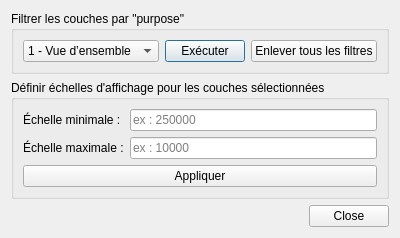
<?xml version="1.0" encoding="UTF-8"?>
<ui version="4.0">
 <class>Ui_OutilsDialog</class>
 <widget class="QDialog" name="OutilsDialog">
  <property name="windowTitle">
   <string>Outils ENC</string>
  </property>
  <layout class="QVBoxLayout">

   <!-- SECTION : Filtrer par purpose -->
   <item>
    <widget class="QGroupBox" name="groupPurpose">
     <property name="title">
      <string>Filtrer les couches par "purpose"</string>
     </property>
     <layout class="QHBoxLayout">
      <item>
       <widget class="QComboBox" name="comboPurpose">
        <item><property name="text"><string>1 - Vue d’ensemble</string></property></item>
        <item><property name="text"><string>2 - Généralités</string></property></item>
        <item><property name="text"><string>3 - Côtière</string></property></item>
        <item><property name="text"><string>4 - Approche</string></property></item>
        <item><property name="text"><string>5 - Port</string></property></item>
        <item><property name="text"><string>6 - Accostage</string></property></item>
       </widget>
      </item>
      <item>
       <widget class="QPushButton" name="btnFilterPurpose">
        <property name="text">
         <string>Exécuter</string>
        </property>
       </widget>
      </item>
      <item>
       <widget class="QPushButton" name="btnClearFilters">
        <property name="text">
         <string>Enlever tous les filtres</string>
        </property>
       </widget>
      </item>
     </layout>
    </widget>
   </item>

   <!-- SECTION : Échelles -->
   <item>
    <widget class="QGroupBox" name="groupScale">
     <property name="title">
      <string>Définir échelles d'affichage pour les couches sélectionnées</string>
     </property>
     <layout class="QGridLayout">

      <item row="0" column="0">
       <widget class="QLabel">
        <property name="text">
         <string>Échelle minimale :</string>
        </property>
       </widget>
      </item>

      <item row="0" column="1">
       <widget class="QLineEdit" name="editScale">
        <property name="placeholderText">
         <string>ex : 250000</string>
        </property>
       </widget>
      </item>

      <item row="1" column="0">
       <widget class="QLabel">
        <property name="text">
         <string>Échelle maximale :</string>
        </property>
       </widget>
      </item>

      <item row="1" column="1">
       <widget class="QLineEdit" name="editMaxScale">
        <property name="placeholderText">
         <string>ex : 10000</string>
        </property>
       </widget>
      </item>

      <item row="2" column="0" colspan="2">
       <widget class="QPushButton" name="btnApplyScale">
        <property name="text">
         <string>Appliquer</string>
        </property>
       </widget>
      </item>

     </layout>
    </widget>
   </item>

   <!-- Boutons bas -->
   <item>
    <widget class="QDialogButtonBox" name="buttonBox">
     <property name="orientation">
      <enum>Qt::Horizontal</enum>
     </property>
     <property name="standardButtons">
      <set>QDialogButtonBox::Close</set>
     </property>
    </widget>
   </item>

  </layout>
 </widget>
 <resources/>
 <connections/>
</ui>
